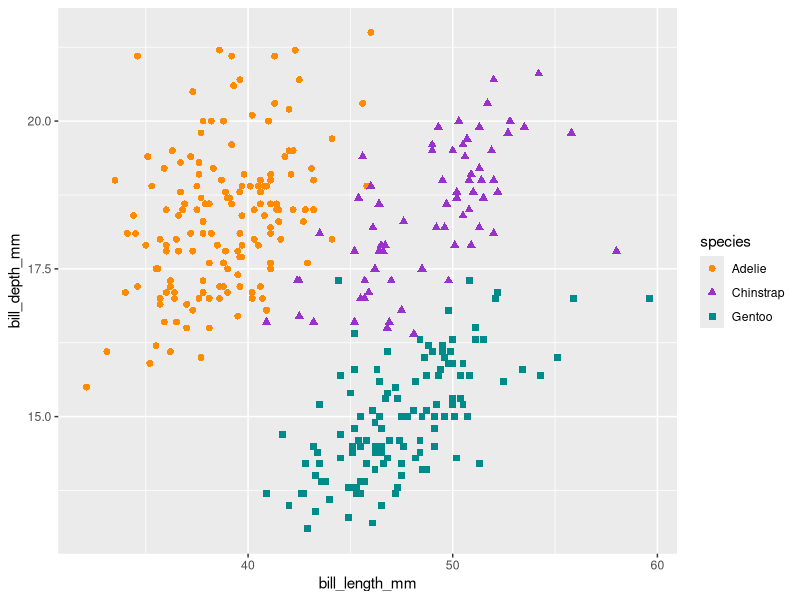
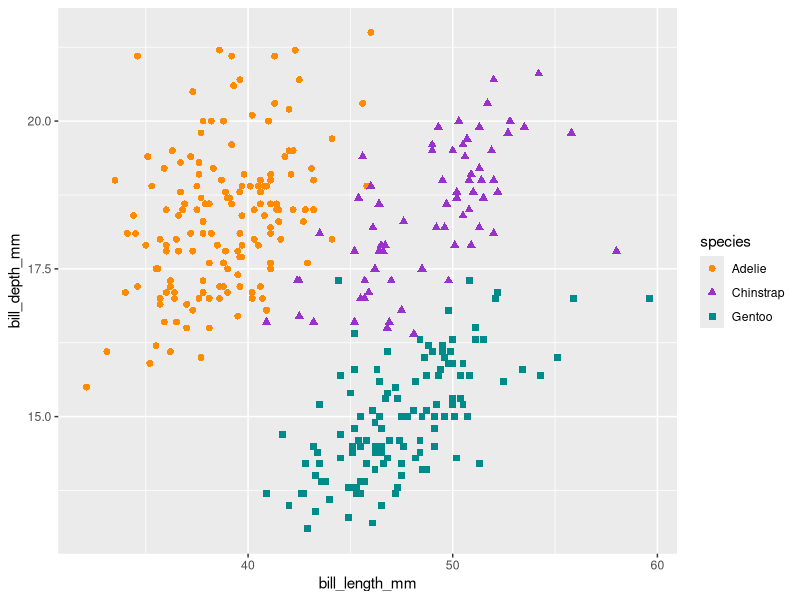

These charts were generated, in order, by the following R code:
## ---- chunk 1
#install.packages("palmerpenguins")
library(palmerpenguins)
library(ggplot2)
df = penguins
# Scatterplot: penguin bill length versus bill depth
ggplot(data = df, aes(x = bill_length_mm, y = bill_depth_mm)) +
  geom_point(aes(color = species, 
                 shape = species),
             size = 2)  +
  scale_color_manual(values = c("darkorange","darkorchid","cyan4"))
## ---- chunk 2
#| echo: true
#install.packages("palmerpenguins")
library(palmerpenguins)
df = penguins
# Scatterplot: penguin bill length versus bill depth
ggplot(data = df, aes(x = bill_length_mm, y = bill_depth_mm)) +
  geom_point(aes(color = species, 
                 shape = species),
             size = 2)  +
  scale_color_manual(values = c("darkorange","darkorchid","cyan4"))
